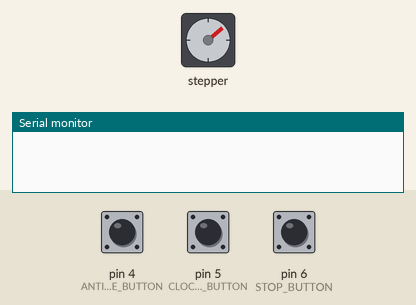
The sketch below on a simulated Arduino Uno, built with avr-gcc and run on an emulated ATmega328P. Parts: stepper motor, the last lines printed to the serial monitor. Inputs (shaded band) come from the test bench; at power-on: pin 4 (ANTI_CLOCKWISE_BUTTON) HIGH, pin 6 (STOP_BUTTON) HIGH, pin 5 (CLOCKWISE_BUTTON) HIGH. Stepper angles assume 36 steps per turn.

Above: at 1.3 s.
1.4 s: pin 4 (ANTI_CLOCKWISE_BUTTON) pulled LOW for 3.2 s
At 5.29 s:
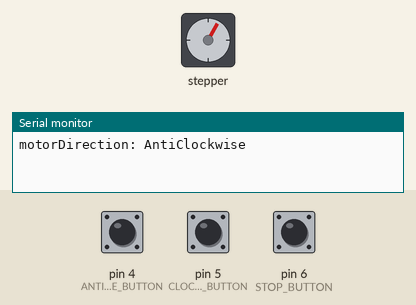
7.6 s: pin 6 (STOP_BUTTON) pulled LOW for 0.35 s
At 8.4 s:
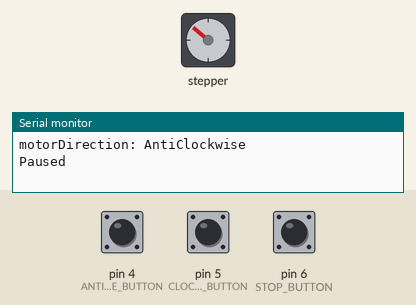
9.4 s: pin 5 (CLOCKWISE_BUTTON) pulled LOW for 0.35 s
At 10.16 s:
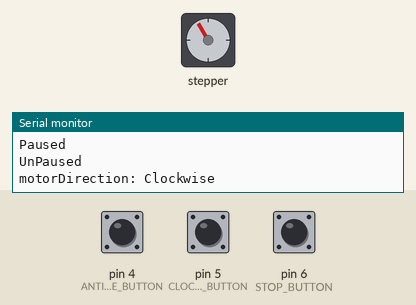
12.7 s: pin 5 (CLOCKWISE_BUTTON) pulled LOW for 1 s
16.3 s: pin 5 (CLOCKWISE_BUTTON) pulled LOW for 3.2 s
Timing chart, 0 to 26.1 s (numbered marks = the images above; inputs shaded):
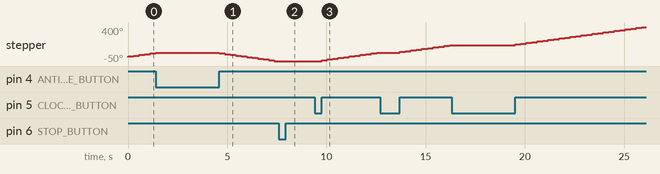

Measured:
- after the input at 7.6 s, stepper: stops changing and stays -50°
- after the input at 9.4 s, stepper: keeps turning clockwise at about 40°/s, starting after 0.35 s

The sketch:

code.ino
```cpp
#include <Stepper.h>
#define STEPS 36 // total number of steps this motor can take


const int IN1 = 8;
const int IN2 = 9;
const int IN3 = 10;
const int IN4 = 11;

Stepper stepper(STEPS, IN1, IN2, IN3, IN4);

const int STOP_BUTTON           =  6; // motorDirection control button is connected to Arduino pin 6
const int CLOCKWISE_BUTTON      =  5; // motorDirection control button is connected to Arduino pin 5
const int ANTI_CLOCKWISE_BUTTON =  4; // motorDirection control button is connected to Arduino pin 4

boolean stopStatus;
boolean stopPrevStatus;

int motorDirection = 1, rpm;
int prevDirection = 1;


void setup()
{
  stopStatus = false;
  stopPrevStatus = stopStatus;
  prevDirection = motorDirection;
  rpm = 6;
  pinMode(IN1, OUTPUT);
  pinMode(IN2, OUTPUT);
  pinMode(IN3, OUTPUT);
  pinMode(IN4, OUTPUT);
  // configure button pin as input with internal pull up enabled
  pinMode(STOP_BUTTON, INPUT_PULLUP);
  pinMode(CLOCKWISE_BUTTON, INPUT_PULLUP);
  pinMode(ANTI_CLOCKWISE_BUTTON, INPUT_PULLUP);

  Serial.begin(9600);
}

void loop()
{
  if (!digitalRead(STOP_BUTTON)) { // button down
    while(!digitalRead(STOP_BUTTON)); // loop until button down, exit when button is up
    stopStatus = true;
  }
  if (!digitalRead(CLOCKWISE_BUTTON)) {
    while(!digitalRead(CLOCKWISE_BUTTON));
    stopStatus = false;
    motorDirection = 1;
  }
  if (!digitalRead(ANTI_CLOCKWISE_BUTTON)) {
    while(!digitalRead(ANTI_CLOCKWISE_BUTTON));
    stopStatus = false;
    motorDirection = -1;
  }

  if (HasStopStatusChanged()) {
    PrintStopStatus();
  }

  if (HasDirChanged()) {
    PrintDir();
  }

  stepper.setSpeed(rpm);

  if (!stopStatus) {
    // move the stepper motor
    stepper.step(motorDirection);
  }
  stopPrevStatus = stopStatus;
  prevDirection = motorDirection;

}

boolean HasStopStatusChanged() {
  return stopStatus != stopPrevStatus;
}

boolean HasDirChanged() {
  return motorDirection != prevDirection;
}


void PrintStopStatus() {
  Serial.println(stopStatus ? "Paused" : "UnPaused");
}

void PrintDir() {
  Serial.print("motorDirection: ");
  Serial.println(motorDirection > 0 ? "Clockwise" : "AntiClockwise");
}
```
